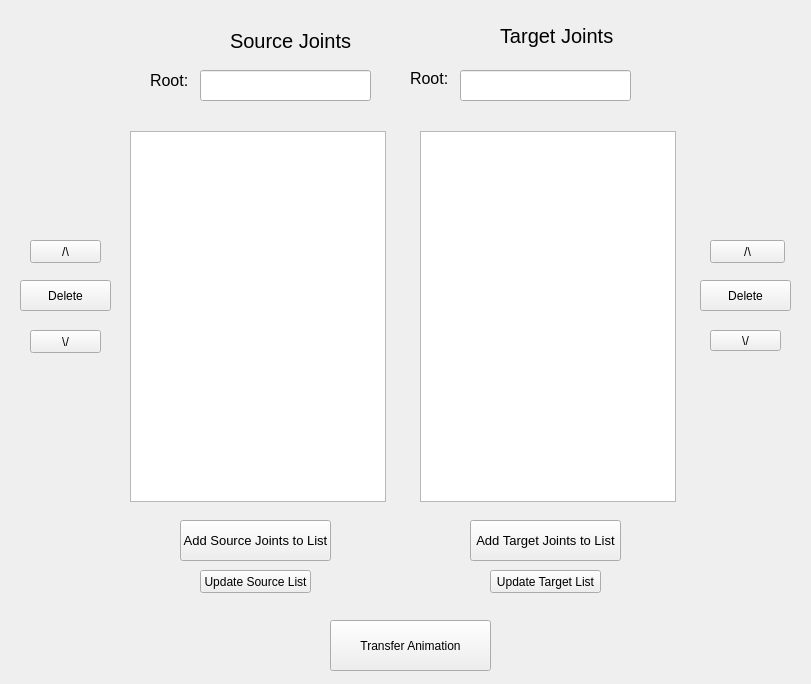
<?xml version="1.0" encoding="UTF-8"?>
<ui version="4.0">
 <class>Form</class>
 <widget class="QWidget" name="Form">
  <property name="geometry">
   <rect>
    <x>0</x>
    <y>0</y>
    <width>811</width>
    <height>684</height>
   </rect>
  </property>
  <property name="font">
   <font>
    <weight>50</weight>
    <italic>false</italic>
    <bold>false</bold>
   </font>
  </property>
  <property name="windowTitle">
   <string>Transfer Animation</string>
  </property>
  <widget class="QLabel" name="label">
   <property name="geometry">
    <rect>
     <x>150</x>
     <y>70</y>
     <width>51</width>
     <height>20</height>
    </rect>
   </property>
   <property name="font">
    <font>
     <pointsize>12</pointsize>
    </font>
   </property>
   <property name="text">
    <string>Root:</string>
   </property>
  </widget>
  <widget class="QLabel" name="label_2">
   <property name="geometry">
    <rect>
     <x>410</x>
     <y>70</y>
     <width>41</width>
     <height>16</height>
    </rect>
   </property>
   <property name="font">
    <font>
     <pointsize>12</pointsize>
    </font>
   </property>
   <property name="text">
    <string>Root:</string>
   </property>
  </widget>
  <widget class="QLabel" name="label_3">
   <property name="geometry">
    <rect>
     <x>230</x>
     <y>30</y>
     <width>121</width>
     <height>21</height>
    </rect>
   </property>
   <property name="font">
    <font>
     <pointsize>15</pointsize>
    </font>
   </property>
   <property name="text">
    <string>Source Joints</string>
   </property>
  </widget>
  <widget class="QLabel" name="label_4">
   <property name="geometry">
    <rect>
     <x>500</x>
     <y>20</y>
     <width>121</width>
     <height>31</height>
    </rect>
   </property>
   <property name="font">
    <font>
     <pointsize>15</pointsize>
    </font>
   </property>
   <property name="text">
    <string>Target Joints</string>
   </property>
  </widget>
  <widget class="QListWidget" name="SJ_List">
   <property name="geometry">
    <rect>
     <x>130</x>
     <y>131</y>
     <width>256</width>
     <height>371</height>
    </rect>
   </property>
  </widget>
  <widget class="QListWidget" name="TJ_List">
   <property name="geometry">
    <rect>
     <x>420</x>
     <y>131</y>
     <width>256</width>
     <height>371</height>
    </rect>
   </property>
  </widget>
  <widget class="QPushButton" name="SJ_Load">
   <property name="geometry">
    <rect>
     <x>180</x>
     <y>520</y>
     <width>151</width>
     <height>41</height>
    </rect>
   </property>
   <property name="font">
    <font>
     <pointsize>10</pointsize>
    </font>
   </property>
   <property name="text">
    <string>Add Source Joints to List</string>
   </property>
  </widget>
  <widget class="QPushButton" name="TJ_Load">
   <property name="geometry">
    <rect>
     <x>470</x>
     <y>520</y>
     <width>151</width>
     <height>41</height>
    </rect>
   </property>
   <property name="font">
    <font>
     <pointsize>10</pointsize>
    </font>
   </property>
   <property name="text">
    <string>Add Target Joints to List</string>
   </property>
  </widget>
  <widget class="QLineEdit" name="SJ_Text">
   <property name="geometry">
    <rect>
     <x>200</x>
     <y>70</y>
     <width>171</width>
     <height>31</height>
    </rect>
   </property>
  </widget>
  <widget class="QPushButton" name="SJ_Delete">
   <property name="geometry">
    <rect>
     <x>20</x>
     <y>280</y>
     <width>91</width>
     <height>31</height>
    </rect>
   </property>
   <property name="text">
    <string>Delete</string>
   </property>
  </widget>
  <widget class="QPushButton" name="SJ_Up">
   <property name="geometry">
    <rect>
     <x>30</x>
     <y>240</y>
     <width>71</width>
     <height>23</height>
    </rect>
   </property>
   <property name="text">
    <string>/\</string>
   </property>
  </widget>
  <widget class="QPushButton" name="SJ_Down">
   <property name="geometry">
    <rect>
     <x>30</x>
     <y>330</y>
     <width>71</width>
     <height>23</height>
    </rect>
   </property>
   <property name="text">
    <string>\/</string>
   </property>
  </widget>
  <widget class="QPushButton" name="SJ_Refresh">
   <property name="geometry">
    <rect>
     <x>200</x>
     <y>570</y>
     <width>111</width>
     <height>23</height>
    </rect>
   </property>
   <property name="text">
    <string>Update Source List</string>
   </property>
  </widget>
  <widget class="QLineEdit" name="TJ_Text">
   <property name="geometry">
    <rect>
     <x>460</x>
     <y>70</y>
     <width>171</width>
     <height>31</height>
    </rect>
   </property>
  </widget>
  <widget class="QPushButton" name="TJ_Refresh">
   <property name="geometry">
    <rect>
     <x>490</x>
     <y>570</y>
     <width>111</width>
     <height>23</height>
    </rect>
   </property>
   <property name="text">
    <string>Update Target List</string>
   </property>
  </widget>
  <widget class="QPushButton" name="TJ_Delete">
   <property name="geometry">
    <rect>
     <x>700</x>
     <y>280</y>
     <width>91</width>
     <height>31</height>
    </rect>
   </property>
   <property name="text">
    <string>Delete</string>
   </property>
  </widget>
  <widget class="QPushButton" name="TJ_Up">
   <property name="geometry">
    <rect>
     <x>710</x>
     <y>240</y>
     <width>75</width>
     <height>23</height>
    </rect>
   </property>
   <property name="text">
    <string>/\</string>
   </property>
  </widget>
  <widget class="QPushButton" name="TJ_Down">
   <property name="geometry">
    <rect>
     <x>710</x>
     <y>330</y>
     <width>71</width>
     <height>21</height>
    </rect>
   </property>
   <property name="text">
    <string>\/</string>
   </property>
  </widget>
  <widget class="QPushButton" name="AniTransfer">
   <property name="geometry">
    <rect>
     <x>330</x>
     <y>620</y>
     <width>161</width>
     <height>51</height>
    </rect>
   </property>
   <property name="text">
    <string>Transfer Animation</string>
   </property>
  </widget>
 </widget>
 <resources/>
 <connections/>
</ui>
